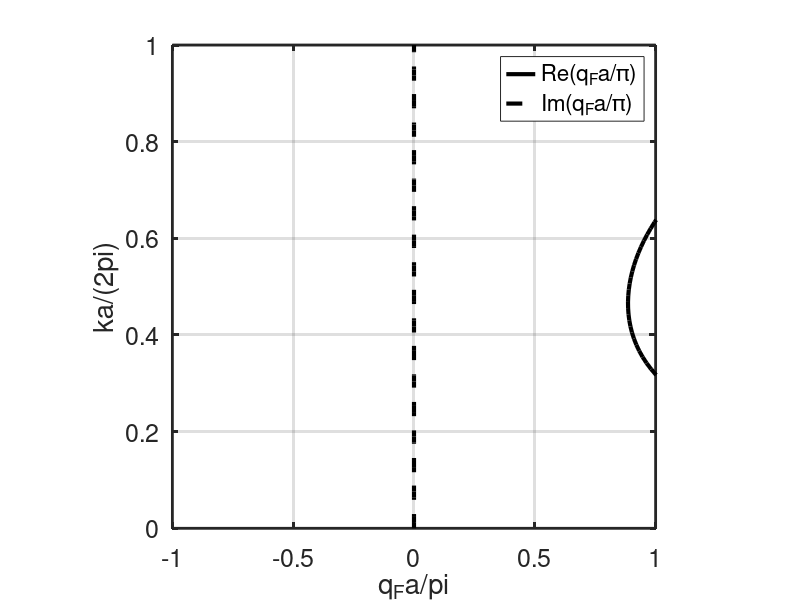
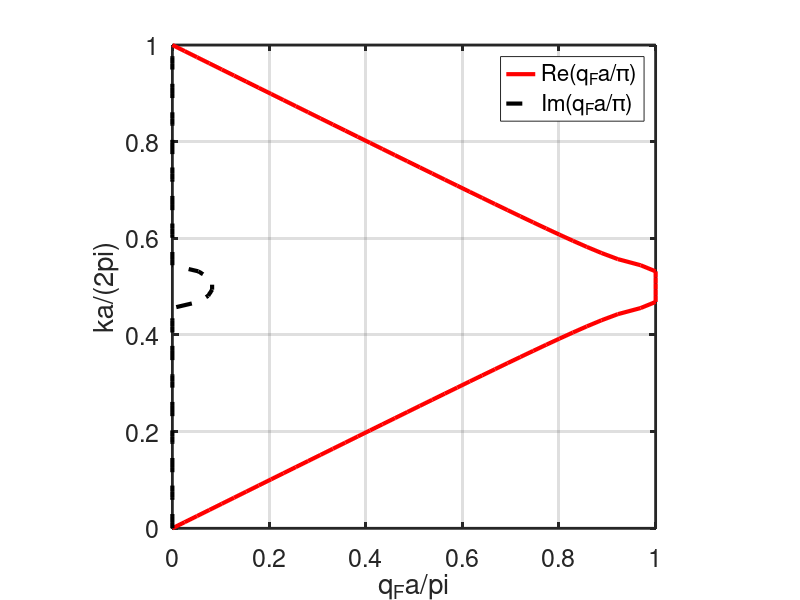
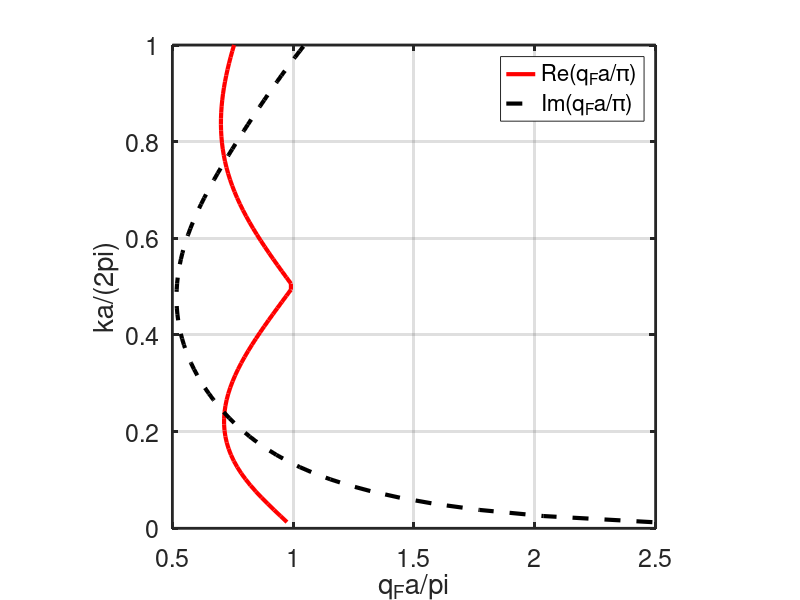

MATLAB code for these plots, in order:
%% NON-HERMITIAN SSH MODEL (BLOCH TH APPLIES)

%REGIME 1: WEAKLY COUPLED DIMER: |v| << |w|
%REGIME 2: STRONGLY COUPLED DIMER: |v| >> |w|
close all
clear all
clc
% parameters
global a c0 
a = 0.28; % cell size (m)
c0 = 347; % air speed (m/s)

%
N = 80; %number of frequency points
%qa = linspace(-pi,pi,N); %q_Floquet
freq = linspace(0,c0/a,N); %q_Floquet
lambda = 0.13; %dimerization parameter 
K = 1/2; %must be 0.5
v = K*(1 + lambda); % intracell coupling
w = K*(1 - lambda); % intercell coupling

kl = 2*pi*freq/c0*a/2; %kl!!!
E0 = cos(2*pi*(c0/a/2)*a/2) % pseudo acoustic energy := cos(q0a/2), q0 =2*pi*omega0/0 ?????
qa_h = acos(((1/K)*(cos(kl) - E0 ).^2 - (1+lambda^2))/(1-lambda^2)); %hermitian
qa_nh = acos(((1/K)*(cos(kl) - E0 + 1i*gamma(kl)).^2 - (1+lambda^2))/(1-lambda^2)); %non hermitian
%qa_dn_0 = 


%% FIGURES %%%%%%%%%%%%%%%%%%%%%%%%%%%
close all
fig1=figure(1)

set(gca,'FontSize',18)
set(gca,'LineWidth',2)
hold on
plot(real(gamma(kl)),kl/(pi),'k-','LineWidth',3)
plot(imag(gamma(kl)),kl/(pi),'k--','LineWidth',3)
hold off
grid on
xlim([-1,1])
ylim([0,1])
box on
xlabel("q_Fa/\pi")
ylabel("ka/(2\pi)")
legend('Re(q_Fa/\pi)','Im(q_Fa/\pi)','Y_{norm}')
%title('Effective losses')
axis square

fig2 = figure(2)
set(gca,'FontSize',18)
set(gca,'LineWidth',2)
%xlim([-1,1])
%ylim([0,1])
hold on
plot(real(qa_h)/pi,kl/(pi) ,'r-','LineWidth',3)
plot(abs(imag(qa_h))/pi,kl/(pi) ,'k--','LineWidth',3)
%plot(abs(gamma(kl)),kl/(pi),'b-','LineWidth',3)
%plot(qa/pi,real(ka_dn_0)/pi,'r-','LineWidth',3)
%plot(qa/pi,ka_up_1/pi,'b-','LineWidth',3)
%plot(qa/pi,ka_dn_1/pi,'r-','LineWidth',3)
%yline(omega_0,'--','\omega_0','LineWidth',2,'FontSize',18)
%yline(gamma_0,'--','','LineWidth',2,'FontSize',18)
grid on
hold off
%set(gca,'XTick',-pi:pi/2:pi)
%set(gca,'XTickLabel',{'-\pi','-\pi/2','0','\pi/2','\pi'})
xlabel("q_Fa/\pi")
%ylabel("Unitcell Eigenfrequencies (\omega_0)")
ylabel("ka/(2\pi)")
legend('Re(q_Fa/\pi)','Im(q_Fa/\pi)','Y_{norm}')
%title('BAND DIAGRAM', strcat('\lambda ',sprintf(' = %.2f',lambda)))
axis square
box on

fig3 = figure(3)
set(gca,'FontSize',18)
set(gca,'LineWidth',2)

%xlim([-1,1])
%ylim([0,1])
hold on
plot(real(qa_nh)/pi,kl/(pi) ,'r-','LineWidth',3)
plot(abs(imag(qa_nh))/pi,kl/(pi) ,'k--','LineWidth',3)

grid on
hold off
%set(gca,'XTick',-pi:pi/2:pi)
%set(gca,'XTickLabel',{'-\pi','-\pi/2','0','\pi/2','\pi'})
xlabel("q_Fa/\pi")
%ylabel("Unitcell Eigenfrequencies (\omega_0)")
ylabel("ka/(2\pi)")
legend('Re(q_Fa/\pi)','Im(q_Fa/\pi)','Y_{norm}')
%title('BAND DIAGRAM', strcat('\lambda ',sprintf(' = %.2f',lambda)))
axis square
box on

%% SAVE GRAPHICS
%matlab2tikz('NH_SSH_Znorm.tex');
%print(gcf, '-dpdf', './__figures/NH_SSH_Znorm.pdf');
exportgraphics(fig1,'./__figures/NH_SSH_Znorm.pdf','BackgroundColor','none')
exportgraphics(fig2,'./__figures/NH_SSH_dispersion_H.pdf','BackgroundColor','none')
exportgraphics(fig3,'./__figures/NH_SSH_dispersion_NH.pdf','BackgroundColor','none')


function YY = gamma(kl) %loss function
global c0
global a
Rms	= 0.261*0.2;	% mechanical resistance
Mms	= 6.670769e-04; % moving mass (kg)
Cmc	= 2.128414e-04; % mechanical compliance (N/m)
freq =  2*c0.*kl./(2*pi*a);
f0 = 1/(2*pi*sqrt(Mms*Cmc));
%kl = 2*pi*freq/c0*a0/2; %kl!!!
% losses
YY = Rms./((1i*2*pi*freq).*Mms + Rms + 1./((1i*2*pi*freq)*Cmc));
end


